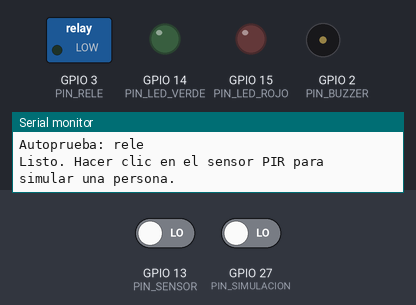
Recording of a sketch running on a simulated ESP32. Parts: switched loads named in the sketch (green lamp = pin HIGH), output pins drawn as LEDs (lit = HIGH), buzzer (waves = sounding), the last lines printed to the serial monitor. The test bench sets the inputs (shaded band); at power-on: GPIO 13 (PIN_SENSOR) LOW, GPIO 27 (PIN_SIMULACION) LOW.

Above: at 3.2 s.
3.3 s: GPIO 13 (PIN_SENSOR) driven HIGH
At 4.1 s:
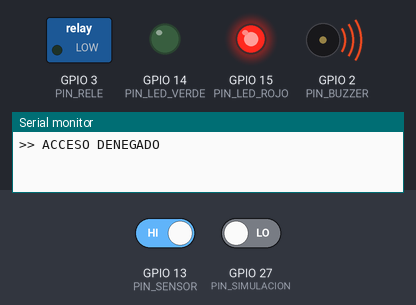
5.8 s: GPIO 27 (PIN_SIMULACION) driven HIGH
At 9.6 s:
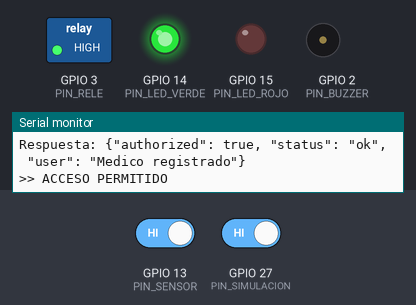
Timing chart, 0 to 12.8 s (numbered marks = the images above; inputs shaded):
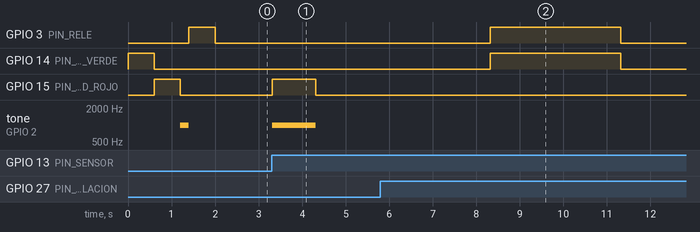

Measured:
- after the input at 3.3 s, GPIO 15 (PIN_LED_ROJO): LOW → HIGH at once, → LOW 1.0 s later; tone on GPIO 2 (PIN_BUZZER): silent → 1000 Hz at once, → silent 1.0 s later
- after the input at 5.8 s, GPIO 3 (PIN_RELE), GPIO 14 (PIN_LED_VERDE): LOW → HIGH after 2.5 s, → LOW 3.0 s later; GPIO 15 (PIN_LED_ROJO): stops changing and stays LOW; tone on GPIO 2 (PIN_BUZZER): stops changing and stays silent

The sketch:

sketch.ino
```cpp
// Simulacion en Wokwi del control de acceso (ESP32 DevKit en lugar del ESP32-CAM).
// Wokwi no simula la camara ni llega al servidor Python sin el gateway pago, asi
// que la respuesta del servidor se simula con el interruptor:
//   interruptor a la derecha -> persona autorizada
//   interruptor a la izquierda -> persona desconocida
// Para disparar el sensor de movimiento: hacer clic sobre el sensor PIR durante la simulacion.
// La logica de actuadores (actuar, accesoPermitido, accesoDenegado) es la misma del firmware real.

#define PIN_RELE 3          // U0R en el ESP32-CAM
#define PIN_SENSOR 13       // OUT del HC-SR501
#define PIN_LED_VERDE 14
#define PIN_LED_ROJO 15
#define PIN_BUZZER 2
#define PIN_SIMULACION 27   // solo simulacion: reemplaza la respuesta del servidor

// El modulo rele de Wokwi se activa con HIGH (el real suele activarse con LOW)
const bool RELE_ACTIVO_EN_BAJO = false;

const unsigned long INTERVALO_MS = 4000;
const unsigned long TIEMPO_PUERTA_MS = 3000;
const unsigned long TIEMPO_ALARMA_MS = 1000;

void rele(bool activo) {
  bool nivel = RELE_ACTIVO_EN_BAJO ? !activo : activo;
  digitalWrite(PIN_RELE, nivel ? HIGH : LOW);
}

void buzzer(bool on) {
  // En Wokwi el buzzer necesita una frecuencia para sonar
  if (on) tone(PIN_BUZZER, 1000); else noTone(PIN_BUZZER);
}

void apagarTodo() {
  digitalWrite(PIN_LED_VERDE, LOW);
  digitalWrite(PIN_LED_ROJO, LOW);
  buzzer(false);
  rele(false);
}

void autoprueba() {
  Serial.println("Autoprueba: LED verde");
  digitalWrite(PIN_LED_VERDE, HIGH); delay(600); digitalWrite(PIN_LED_VERDE, LOW);
  Serial.println("Autoprueba: LED rojo");
  digitalWrite(PIN_LED_ROJO, HIGH); delay(600); digitalWrite(PIN_LED_ROJO, LOW);
  Serial.println("Autoprueba: buzzer");
  buzzer(true); delay(200); buzzer(false);
  Serial.println("Autoprueba: rele");
  rele(true); delay(600); rele(false);
}

void accesoPermitido() {
  Serial.println(">> ACCESO PERMITIDO");
  digitalWrite(PIN_LED_VERDE, HIGH);
  rele(true);
  delay(TIEMPO_PUERTA_MS);
  apagarTodo();
}

void accesoDenegado() {
  Serial.println(">> ACCESO DENEGADO");
  digitalWrite(PIN_LED_ROJO, HIGH);
  buzzer(true);
  delay(TIEMPO_ALARMA_MS);
  apagarTodo();
}

// Igual que en el firmware real: decide segun el JSON del servidor
void actuar(String cuerpo) {
  cuerpo.replace(" ", "");
  cuerpo.replace("\n", "");
  if (cuerpo.indexOf("\"authorized\":true") >= 0) {
    accesoPermitido();
  } else if (cuerpo.indexOf("\"motivo\":\"desconocido\"") >= 0 ||
             cuerpo.indexOf("\"motivo\":\"sin_permiso\"") >= 0) {
    accesoDenegado();
  }
}

// Reemplaza a capturarYEnviar(): devuelve lo que contestaria el servidor
String simularRespuestaServidor() {
  if (digitalRead(PIN_SIMULACION) == HIGH) {
    return "{\"authorized\": true, \"status\": \"ok\", \"user\": \"Medico registrado\"}";
  }
  return "{\"authorized\": false, \"motivo\": \"desconocido\", \"status\": \"denied\", \"user\": null}";
}

void setup() {
  Serial.begin(115200);
  pinMode(PIN_SENSOR, INPUT);
  pinMode(PIN_SIMULACION, INPUT);
  rele(false);
  pinMode(PIN_RELE, OUTPUT);
  pinMode(PIN_LED_VERDE, OUTPUT);
  pinMode(PIN_LED_ROJO, OUTPUT);
  pinMode(PIN_BUZZER, OUTPUT);
  apagarTodo();
  autoprueba();
  Serial.println("Listo. Hacer clic en el sensor PIR para simular una persona.");
}

unsigned long ultimaFoto = 0;

void loop() {
  bool hayAlguien = digitalRead(PIN_SENSOR) == HIGH;
  if (hayAlguien && (ultimaFoto == 0 || millis() - ultimaFoto >= INTERVALO_MS)) {
    Serial.println("Movimiento detectado: foto enviada (simulada)");
    String cuerpo = simularRespuestaServidor();
    Serial.println("Respuesta: " + cuerpo);
    actuar(cuerpo);
    ultimaFoto = millis();
  }
  delay(100);
}
```
